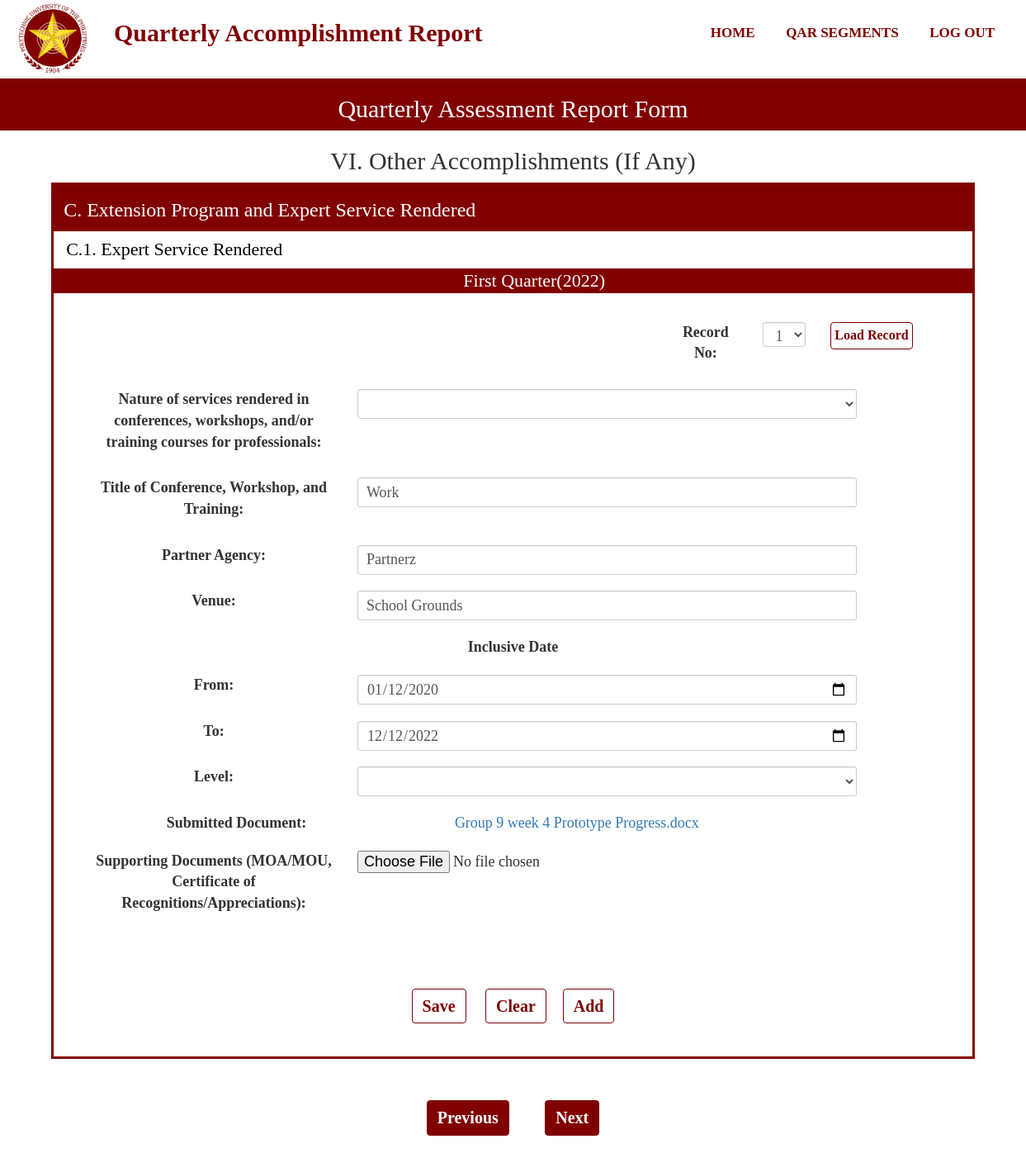
/ExtensionRendered2.php?Record=1 (signed in), run on the app's committed database.
### tables this page shows
CREATE TABLE `quarter` (
  `QuarterId` bigint(11) NOT NULL,
  `QuarterPart` varchar(50) NOT NULL,
  `QuarterStart` date NOT NULL,
  `QuarterEnd` date NOT NULL,
  `QuarterProgress` varchar(50) NOT NULL,
  `YearId` bigint(20) NOT NULL
);

CREATE TABLE `schoolyear` (
  `YearId` bigint(20) NOT NULL,
  `SchoolYear` varchar(50) NOT NULL
);

CREATE TABLE `user` (
  `UserId` bigint(20) NOT NULL,
  `UserName` varchar(50) NOT NULL,
  `UserPassword` varchar(20) NOT NULL,
  `UserLevel` varchar(20) NOT NULL,
  `RealName` varchar(50) NOT NULL,
  `College` varchar(50) NOT NULL,
  `Faculty_id` bigint(20) NOT NULL,
  `UserEmail` varchar(100) NOT NULL,
  `code` int(11) NOT NULL,
  `UserPhoto` varchar(100) NOT NULL
);

CREATE TABLE `eservice_conference` (
  `ConId` bigint(20) NOT NULL,
  `SubmissionId` bigint(20) NOT NULL,
  `EConferenceNature` varchar(100) NOT NULL,
  `EConferenceTitle` varchar(100) NOT NULL,
  `EConferenceAgency` varchar(100) NOT NULL,
  `EConferenceVenue` varchar(100) NOT NULL,
  `EConferenceDateFrom` date NOT NULL,
  `EConferenceDateTo` date NOT NULL,
  `EConferenceLevel` varchar(100) NOT NULL,
  `EConferenceFilename` varchar(100) NOT NULL,
  `EConferenceTempName` varchar(100) NOT NULL,
  `RevStat` int(11) NOT NULL
);

### functions.php (called while the page is built, shortened)
<?php
function check_login($con)
{
    if(isset($_SESSION['UserId']))
    {
        $id = $_SESSION['UserId'];
        $query = "select * from user where UserId = '$id' limit 1";
        $result = mysqli_query($con,$query);
        if($result && mysqli_num_rows($result)>0)
        {
            $user_data = mysqli_fetch_assoc($result);
            return $user_data;
        }
    }
    die;
}
?>

### ExtensionRendered2.php (the view, shortened to what this page needs)
<?php
include("connection.php");
include("functions.php");
include("navbar.php");
$user_data = check_login($con);
$test = $user_data['UserId'];
$resul = $con->query("SELECT ConId FROM eservice_conference WHERE SubmissionId = (SELECT SubmissionId FROM submission WHERE UserId = '$test' AND (SubmissionStatus = 'Ongoing' OR SubmissionStatus = 'Submitted') AND QuarterId = (SELECT QuarterId FROM quarter WHERE QuarterProgress='Ongoing')) ORDER BY ConId DESC");
$quarter = $con->query("SELECT QuarterPart FROM quarter WHERE QuarterProgress = 'Ongoing'");
$quarteryear = $con->query("SELECT SchoolYear FROM schoolyear WHERE YearId = (SELECT YearId FROM quarter WHERE QuarterProgress = 'Ongoing')");
while($qu = $quarter->fetch_assoc())
{
    $q = $qu['QuarterPart'];
}
while($quy = $quarteryear->fetch_assoc())
{
    $qy = $quy['SchoolYear'];
}
?>
<section id="inner-headline">
    <div class="container">
        <div class="row">
            <div class="col-lg-12">
                <h2 class="pageTitle">Quarterly Assessment Report Form</h2>
            </div>
        </div>
    </div>
</section>
<section id="Form-banner">
    <div class="container">
        <div class="row">
            <div class="col-lg-12">
                <h2 class="pageTitle">VI. Other Accomplishments (If Any)</h2>
            </div>
        </div>
    </div>
</section>
<section id="part-banner">
    <div class="container">
        <div class="row">
            <div class="col-lg-12">
                <h3 class="pageTitle">C. Extension Program and Expert Service Rendered</h3>
            </div>
        </div>
    </div>
</section>
<section id="part-banner-specific">
    <div class="container">
        <div class="row">
            <div class="col-lg-12">
                <h4 class="pageTitle">C.1. Expert Service Rendered</h4>
            </div>
        </div>
    </div>
</section>
<section id="part-banner">
    <div class="container">
        <div class="row">
            <div class="col-lg-12">
            <h4 style="margin:0 auto; padding:0; text-align:center;" class="pageTitle"><?php echo $q; echo "($qy)";?></h4>
            </div>
        </div>
    </div>
</section>
<div class="Form-Group1">
    <form action="" method="GET">
        <div class="form-group">
            <div class="col-md-4"style="margin:15px; float:right;">
                <label class="col-md-4 control-label" for="Status">Record No:</label>
                <div class="col-lg-3">
                <select class="form-control input-sm" name="Record" id="Record">
                    <?php
                            if($resul->num_rows == 0)
                            {
                                echo "<option value=''>1</option>";
                            }
                        ?>
                    </select>
                </div>
                <div class="col-lg-2">
                    <button class="btn btn-primary" style="padding:4px; font-size:16px; margin:0 auto;" type="load" onclick="return confirm('Do you want to load this record?');">Load Record</button>
                </div>
            </div>
        </div>
    </form>
    <form name="actorInsert" onSubmit="return ValidateActInsert()" action="Insert/ExtensionRendered2Insert.php" method="POST" enctype="multipart/form-data">
        <?php
            $nature = null;
            $title = null;
            $agency = null;
            $venue = null;
            $level = null;
            $datefrom = null;
            $dateto = null;
            $file = null;
            if(isset($_GET['Record']))
            {
                $stat = ("UPDATE addstat SET stat = 0 WHERE id = 1");
                mysqli_query($con,$stat);
                $record = $_GET['Record'];
            }
            $query = "SELECT * FROM eservice_conference WHERE ConId = '$record'";
            $query_run = mysqli_query($con,$query);
            if(mysqli_num_rows($query_run)>0)
            {
                foreach($query_run as $row)
                {
                    $nature = $row['EConferenceNature'];
                    $title = $row['EConferenceTitle'];
                    $agency = $row['EConferenceAgency'];
                    $venue = $row['EConferenceVenue'];
                    $level = $row['EConferenceLevel'];
                    $datefrom = $row['EConferenceDateFrom'];
                    $dateto = $row['EConferenceDateTo'];
                    $file = $row['EConferenceTempName'];
                    $original = $row['EConferenceFilename'];
                }
            }
        ?>
        <div class="form-group">
            <div class="col-md-11" style="margin-bottom:15px;">
                <label class="col-md-4 control-label">Nature of services rendered in conferences, workshops, and/or training courses for professionals:</label>
                <div class="col-md-8">
                    <select name="nature" class="form-control input-sm" value="<?php echo $nature; ?>" id="Classificationeditable2" minlength='5' maxlength='100' required>
                        <option value=""></option>
                        <option value="Trainer" >Trainer</option>
                    </select>
                </div>
            </div>
        </div>
        <div class="form-group">
            <div class="col-md-11" style="margin-bottom:15px;">
                <label class="col-md-4 control-label">Title of Conference, Workshop, and Training:</label>
                <div class="col-md-8">
                    <input name="title" class="form-control input-sm" placeholder="" type="text" value="<?php echo $title; ?>" minlength='3' maxlength='100' onkeyup="javascript:capitalize(this.id, this.value);" autocomplete="off" required>
                </div>
            </div>
        </div>
        <div class="form-group">
            <div class="col-md-11" style="margin-bottom:15px;">
                <label class="col-md-4 control-label">Partner Agency:</label>
                <div class="col-md-8">
                    <input name="agency" class="form-control input-sm" placeholder="" type="text" value="<?php echo $agency; ?>" minlength='3' maxlength='100' onkeyup="javascript:capitalize(this.id, this.value);" autocomplete="off" required>
                </div>
            </div>
        </div>
        <div class="form-group">
            <div class="col-md-11" style="margin-bottom:15px;">
                <label class="col-md-4 control-label">Venue:</label>
                <div class="col-md-8">
                    <input name="venue" class="form-control input-sm" placeholder="" type="text" value="<?php echo $venue; ?>" minlength='3' maxlength='100' onkeyup="javascript:capitalize(this.id, this.value);" autocomplete="off" required>
                </div>
            </div>
        </div>
        <div class="form-group" style="padding-bottom:5px;">
            <div class="col-md-12" style="margin-bottom:15px;">
                <label>Inclusive Date</label>
            </div>
        </div>
        <div class="form-group">
            <div class="rows">
                <div class="col-md-11">
                    <label class="col-md-4 control-label" >From:</label>
                    <div class="col-md-8">
                        <input name="datefrom"  class="form-control input-sm" placeholder="" type="date" value="<?php echo $datefrom;?>"  onkeyup="javascript:capitalize(this.id, this.value);" autocomplete="off" required>
                    </div>
                </div>
            </div>
        </div>
        <div class="form-group">
            <div class="rows">
                <div class="col-md-11">
                    <label class="col-md-4 control-label" >To:</label>
                    <div class="col-md-8">
                        <input name="dateto" class="form-control input-sm" placeholder="" type="date" value="<?php echo $dateto;?>"  onkeyup="javascript:capitalize(this.id, this.value);" autocomplete="off" required>
                    </div>
                </div>
            </div>
        </div>
        <div class="form-group">
            <div class="col-md-11"style="margin-bottom:15px;">
                <label class="col-md-4 control-label" >Level:</label>
                <div class="col-md-8">
                    <select class="form-control input-sm" name="level" id="Leveleditable" value="<?php echo $level; ?>" minlength='3' maxlength='100' required>
                        <option value=""></option>
                        <option value="International" >International</option>
                    </select>
                </div>
            </div>
        </div>
        <?php
            if(mysqli_num_rows($query_run)>0)
            {
                $download = 'uploads/'.$file;
                echo "<div class='col-md-11'><label class='col-md-5'>Submitted Document:</label> <a class='col-md-5' href= '".$download."' download>".$original."</a></div>
                <div class='panel-body'>
                    <div class='col-md-11'>
                        <label class='col-md-4'>Supporting Documents (MOA/MOU, Certificate of Recognitions/Appreciations):</label>
                        <input class = 'col-md-7' name='file' type='file' value=''>
                    </div>
                </div>
                ";
            }
        ?>
        <div class="Button-group">
            <button class="btn btn-primary" name="submit" value="submit" type="submit" style="font-weight: bold;" onclick="return confirm('Save submission for this segment?');">Save</span></button>
            <?php
                if(mysqli_num_rows($query_run)>0)
                {
                    echo '<button class="btn btn-primary" name="reseter" value="reseter" type="reseter" style="font-weight: bold;" onclick="return confirm(\'This will Delete The Record. Proceed?\');">Clear</span></button>';
                    echo '<button class="btn btn-primary" name="add" value="add" type="add" style="font-weight: bold;" onclick="return confirm(\'Add Another Record?\');">Add</span></button>';
                }
                else
                {
                    echo '<button class="btn btn-primary" name="reset" value="reset" type="reset" style="font-weight: bold;" onclick="return confirm(\'Are you sure?\');">Clear</span></button>';
                }
            ?>
        </div>
    </form>
</div>
<div class="Button-group">
    <div class="border border-light p-3 mb-4">
        <button id="backbtn" class="btn btn-primarys" name="submit" type="submit" style="font-weight: bold;">Previous</span></button>
        <button id="skipbtn" class="btn btn-primarys" name="submit" type="submit" style="font-weight: bold;">Next</span></button>
    </div>
</div>

### style.css (style rules this page uses)
* { padding: 0; margin: 0; text-decoration: none; list-style: none; box-sizing: border-box; }
body { font-family:montseratt; }
#inner-headline { background:#800000; background-size: cover; background-repeat: no-repeat; position: relative; margin: 0;padding: 0; font-family:montseratt; }
#inner-headline h2.pageTitle { color: white; display:block; text-transform: capitalize; text-align: center; }
#Form-banner { text-align: center; margin: 0; padding: 0; font-family:montseratt; }
#part-banner { padding: 0; font-family:montseratt; margin: 0; background-color: #800000; width: 90%; margin: auto; color: white; }
#part-banner-specific { padding: 0; font-family:montseratt; margin: 0; background-color:white; width: 90%; margin: auto; color:black; border-color: #800000; border-style: solid; }
.col-lg-12 h4 { font-size: 22px; }
.Button-group { margin:0 auto; padding: 30px; text-align: center; }
.btn-primary { margin: 20px; font-size: 20px; font-weight: bold; color:#800000; background-color:white; border-color:#800000; }
.btn-primarys { margin: 20px; font-size: 20px; font-weight: bold; background-color:#800000; border-color:#800000; color:white; }
.form-group { margin:0 auto; text-align: center; padding: 20px; font-size: 16px; }
.panel-body { margin:0 auto; text-align: center; padding: 20px; font-size: 16px; }
.btn-primary { margin: 10px; font-size: 20px; font-weight: bold; color:#800000; background-color:white; border-color:#800000; }
.col-md-11 { margin-bottom: 15px; font-size: 18px; }
.col-md-11 select { height: 36px; font-size: 18px; }
.col-md-12 { font-size: 18px; margin-bottom: 15px; }
.col-md-8 input { height: 36px; font-size: 18px; }
.panel-body { font-size: 18px; }
.col-md-4 { margin-bottom: 15px; }
.col-md-4 select { height: 30px; font-size: 18px; }
.col-md-4 label { font-size: 18px; }
.form-control { height: 30px; font-size: 18px; }
.Form-Group1 { width: 90%; text-align: center; margin: auto; padding: 0; border-color: #800000; border-style: solid; height: auto; }

### data on the page
quarter: QuarterPart "First Quarter"
schoolyear: SchoolYear "2022"
eservice_conference: title "Work", agency "Partnerz", venue "School Grounds", datefrom "01/12/2020", dateto "12/12/2022", EConferenceFilename "Group 9 week 4 Prototype Progress.docx"
